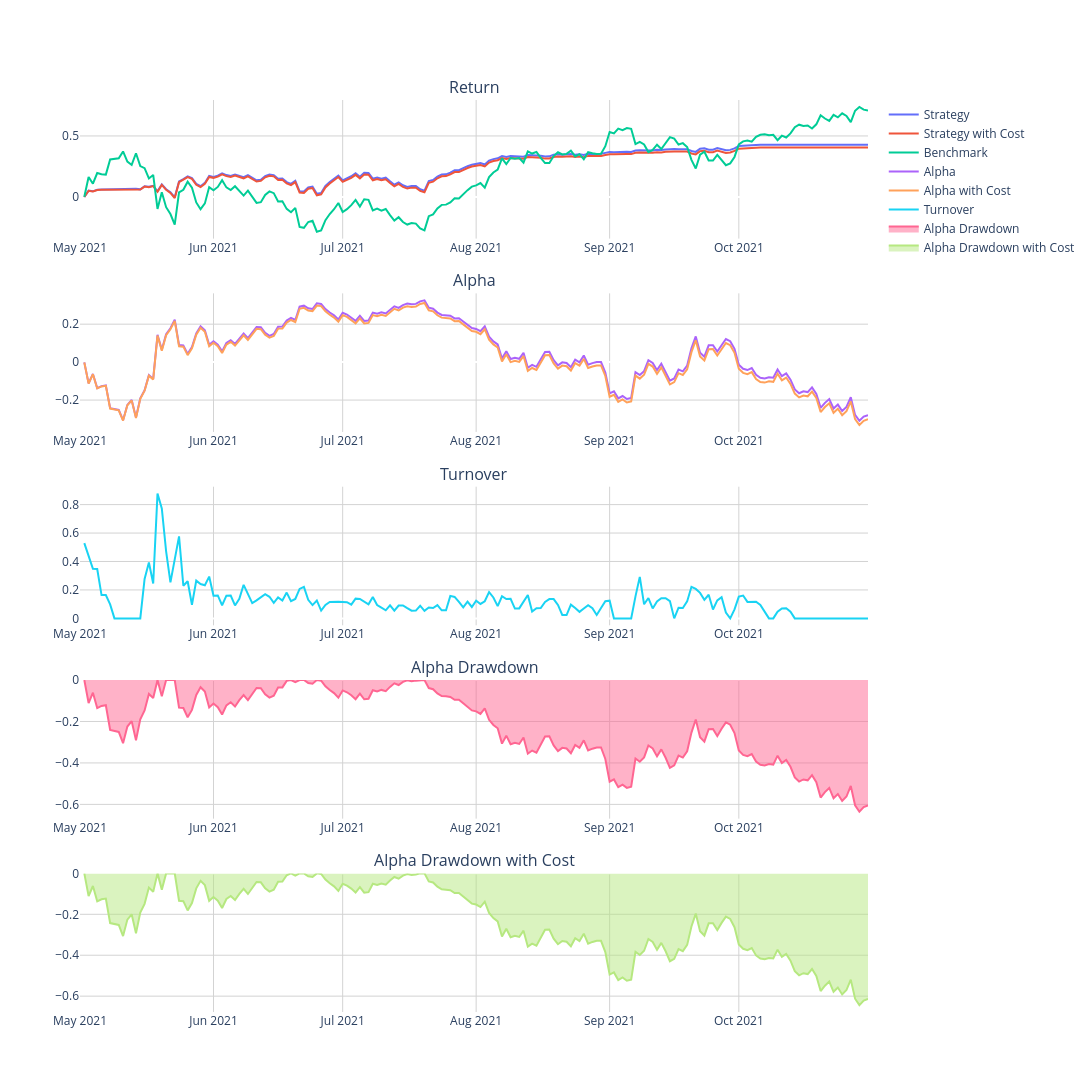

The code cell stored with this chart in its notebook:
### Code cell
# 对照 ETH 持有（Buy & Hold）基准
engine.show_performance(VT_SYMBOL)

### Figure 1 — Plotly figure (JSON) as saved in the notebook; plotly's stock layout.template omitted (floating-point values rounded to 4 significant figures; data arrays with more than 128 entries replaced by an {"elided": "..."} marker saying what was removed)
{"data": [{"mode": "lines", "name": "Strategy", "type": "scatter", "x": {"elided": "184 str values"}, "xaxis": "x", "y": {"elided": "184 float values"}, "yaxis": "y"}, {"mode": "lines", "name": "Strategy with Cost", "type": "scatter", "x": {"elided": "184 str values"}, "xaxis": "x", "y": {"elided": "184 float values"}, "yaxis": "y"}, {"mode": "lines", "name": "Benchmark", "type": "scatter", "x": {"elided": "184 str values"}, "xaxis": "x", "y": {"elided": "184 float values"}, "yaxis": "y"}, {"mode": "lines", "name": "Alpha", "type": "scatter", "x": {"elided": "184 str values"}, "xaxis": "x2", "y": {"elided": "184 float values"}, "yaxis": "y2"}, {"mode": "lines", "name": "Alpha with Cost", "type": "scatter", "x": {"elided": "184 str values"}, "xaxis": "x2", "y": {"elided": "184 float values"}, "yaxis": "y2"}, {"name": "Turnover", "type": "scatter", "x": {"elided": "184 str values"}, "xaxis": "x3", "y": {"elided": "184 float values"}, "yaxis": "y3"}, {"fill": "tozeroy", "mode": "lines", "name": "Alpha Drawdown", "type": "scatter", "x": {"elided": "184 str values"}, "xaxis": "x4", "y": {"elided": "184 float values"}, "yaxis": "y4"}, {"fill": "tozeroy", "mode": "lines", "name": "Alpha Drawdown with Cost", "type": "scatter", "x": {"elided": "184 str values"}, "xaxis": "x5", "y": {"elided": "184 float values"}, "yaxis": "y5"}], "layout": {"annotations": [{"font": {"size": 16}, "showarrow": false, "text": "Return", "x": 0.5, "xanchor": "center", "xref": "paper", "y": 1.0, "yanchor": "bottom", "yref": "paper"}, {"font": {"size": 16}, "showarrow": false, "text": "Alpha", "x": 0.5, "xanchor": "center", "xref": "paper", "y": 0.788, "yanchor": "bottom", "yref": "paper"}, {"font": {"size": 16}, "showarrow": false, "text": "Turnover", "x": 0.5, "xanchor": "center", "xref": "paper", "y": 0.576, "yanchor": "bottom", "yref": "paper"}, {"font": {"size": 16}, "showarrow": false, "text": "Alpha Drawdown", "x": 0.5, "xanchor": "center", "xref": "paper", "y": 0.364, "yanchor": "bottom", "yref": "paper"}, {"font": {"size": 16}, "showarrow": false, "text": "Alpha Drawdown with Cost", "x": 0.5, "xanchor": "center", "xref": "paper", "y": 0.152, "yanchor": "bottom", "yref": "paper"}], "height": 1500, "paper_bgcolor": "white", "plot_bgcolor": "white", "width": 1200, "xaxis": {"anchor": "y", "domain": [0.0, 1.0], "gridcolor": "LightGray", "gridwidth": 1, "showgrid": true}, "xaxis2": {"anchor": "y2", "domain": [0.0, 1.0], "gridcolor": "LightGray", "gridwidth": 1, "showgrid": true}, "xaxis3": {"anchor": "y3", "domain": [0.0, 1.0], "gridcolor": "LightGray", "gridwidth": 1, "showgrid": true}, "xaxis4": {"anchor": "y4", "domain": [0.0, 1.0], "gridcolor": "LightGray", "gridwidth": 1, "showgrid": true}, "xaxis5": {"anchor": "y5", "domain": [0.0, 1.0], "gridcolor": "LightGray", "gridwidth": 1, "showgrid": true}, "yaxis": {"anchor": "x", "domain": [0.848, 1.0], "gridcolor": "LightGray", "gridwidth": 1, "showgrid": true}, "yaxis2": {"anchor": "x2", "domain": [0.636, 0.788], "gridcolor": "LightGray", "gridwidth": 1, "showgrid": true}, "yaxis3": {"anchor": "x3", "domain": [0.424, 0.576], "gridcolor": "LightGray", "gridwidth": 1, "showgrid": true}, "yaxis4": {"anchor": "x4", "domain": [0.212, 0.364], "gridcolor": "LightGray", "gridwidth": 1, "showgrid": true}, "yaxis5": {"anchor": "x5", "domain": [0.0, 0.152], "gridcolor": "LightGray", "gridwidth": 1, "showgrid": true}}}
